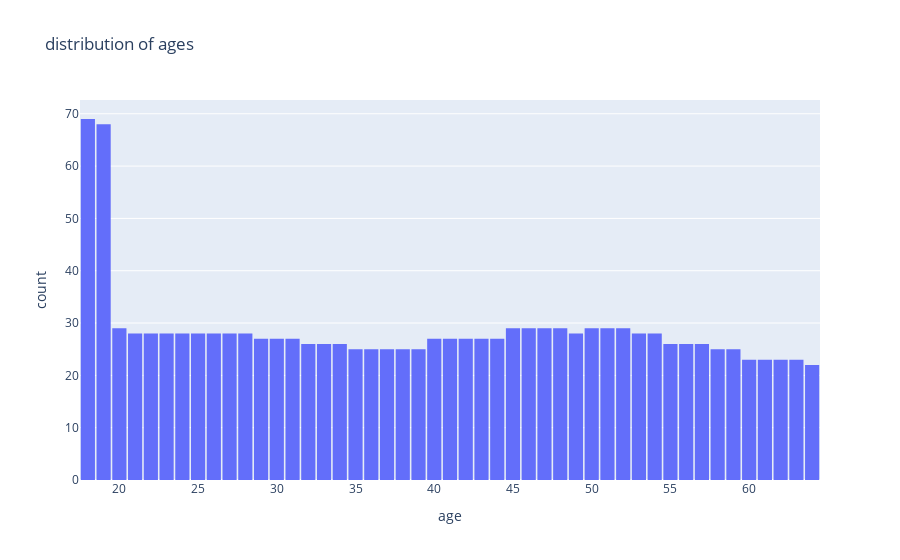

Notebook code cell kept with this figure:
### Code cell
#now we will create a histogram
fig = px.histogram(data,x='age', nbins=47, title="distribution of ages")
fig.update_layout(bargap=0.1)
fig.show()

### Figure 1 — Plotly figure (JSON) as saved in the notebook; plotly's stock layout.template omitted (floating-point values rounded to 4 significant figures; data arrays with more than 128 entries replaced by an {"elided": "..."} marker saying what was removed)
{"data": [{"alignmentgroup": "True", "bingroup": "x", "hovertemplate": "age=%{x}<br>count=%{y}<extra></extra>", "legendgroup": "", "marker": {"color": "#636efa", "pattern": {"shape": ""}}, "name": "", "nbinsx": 47, "offsetgroup": "", "orientation": "v", "showlegend": false, "type": "histogram", "x": {"elided": "1338 int values"}, "xaxis": "x", "yaxis": "y"}], "layout": {"bargap": 0.1, "barmode": "relative", "legend": {"tracegroupgap": 0}, "title": {"text": "distribution of ages"}, "xaxis": {"anchor": "y", "domain": [0, 1], "title": {"text": "age"}}, "yaxis": {"anchor": "x", "domain": [0, 1], "title": {"text": "count"}}}}
